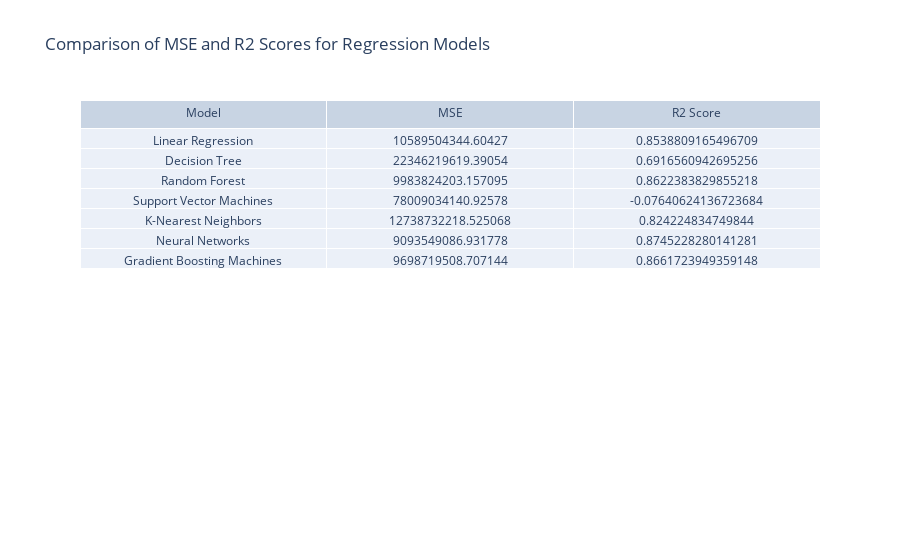

Notebook source saved alongside this figure:
### Code cell
import plotly.graph_objects as go

# Define the model names and corresponding scores
model_names = ['Linear Regression', 'Decision Tree', 'Random Forest', 'Support Vector Machines', 
               'K-Nearest Neighbors', 'Neural Networks', 'Gradient Boosting Machines']
mse_scores = [mean_squared_error(y_test, lr_y_pred), mean_squared_error(y_test, dt_y_pred),
              mean_squared_error(y_test, rf_y_pred), mean_squared_error(y_test, svm_y_pred),
              mean_squared_error(y_test, knn_y_pred), mean_squared_error(y_test, y_pred),
              mean_squared_error(y_test, gbm_y_pred)]
r2_scores = [r2_score(y_test, lr_y_pred), r2_score(y_test, dt_y_pred), r2_score(y_test, rf_y_pred),
             r2_score(y_test, svm_y_pred), r2_score(y_test, knn_y_pred), r2_score(y_test, y_pred),
             r2_score(y_test, gbm_y_pred)]

# Create a table for MSE and R2 scores
table_fig = go.Figure(data=[
    go.Table(
        header=dict(values=['Model', 'MSE', 'R2 Score']),
        cells=dict(values=[model_names, mse_scores, r2_scores])
    )
])
table_fig.update_layout(title='Comparison of MSE and R2 Scores for Regression Models')
table_fig.show()

### Figure 1 — Plotly figure (JSON) as saved in the notebook; plotly's stock layout.template omitted (floating-point values rounded to 4 significant figures)
{"data": [{"cells": {"values": [["Linear Regression", "Decision Tree", "Random Forest", "Support Vector Machines", "K-Nearest Neighbors", "Neural Networks", "Gradient Boosting Machines"], [10590000000.0, 22350000000.0, 9984000000.0, 78010000000.0, 12740000000.0, 9094000000.0, 9699000000.0], [0.8539, 0.6917, 0.8622, -0.07641, 0.8242, 0.8745, 0.8662]]}, "header": {"values": ["Model", "MSE", "R2 Score"]}, "type": "table"}], "layout": {"title": {"text": "Comparison of MSE and R2 Scores for Regression Models"}}}
